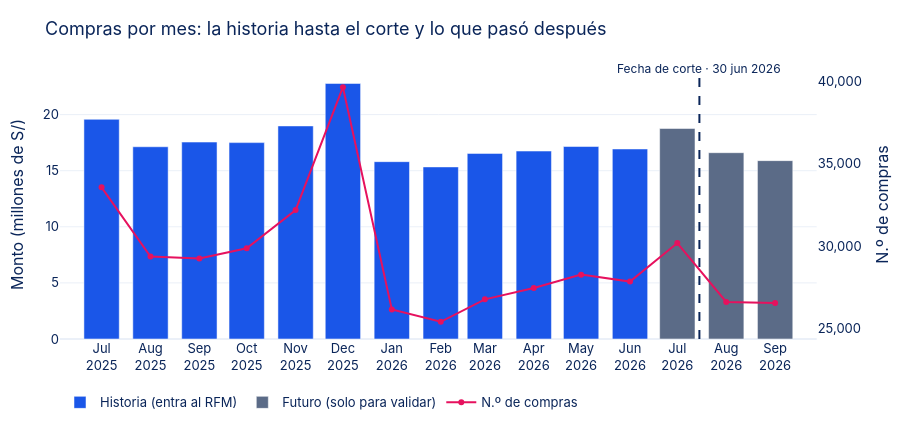
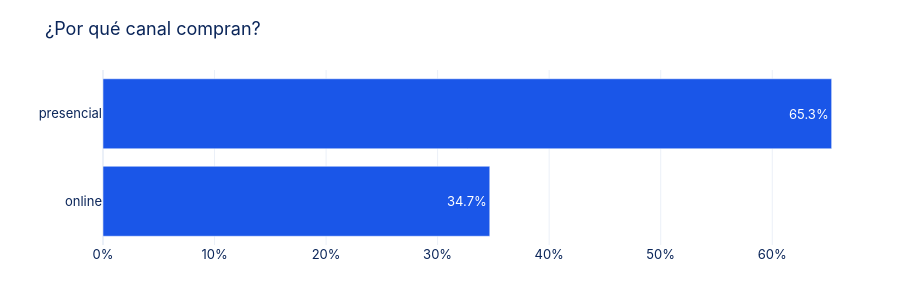

The code cell stored with these charts, in order, in its notebook:
### Markdown cell above
---
# Bloque A · Del transaccional al RFM  ·  25 min

### Demostración A.0 — Cómo se ve un año de compras

Antes de calcular nada, miramos las compras mes a mes. Fíjate en diciembre y en julio (gratificaciones y fiestas).

### Code cell
# ── DEMOSTRACIÓN A.0 ──────────────────────────────────────────────────
por_mes = tx.groupby(tx["fecha_hora"].dt.to_period("M")).agg(compras=("id_transaccion", "size"), monto=("monto", "sum"))
por_mes.index = por_mes.index.to_timestamp()
por_mes["etapa"] = np.where(por_mes.index <= CORTE, "Historia (entra al RFM)", "Futuro (solo para validar)")

fig = make_subplots(specs=[[{"secondary_y": True}]])
for etapa, color in [("Historia (entra al RFM)", BLUE), ("Futuro (solo para validar)", GRAY)]:
    d = por_mes[por_mes["etapa"] == etapa]
    fig.add_bar(x=d.index, y=d["monto"] / 1e6, name=etapa, marker_color=color,
                customdata=d[["compras"]], secondary_y=False,
                hovertemplate="<b>%{x|%b %Y}</b><br>Monto: S/ %{y:.2f} M<br>Compras: %{customdata[0]:,}<extra></extra>")
fig.add_scatter(x=por_mes.index, y=por_mes["compras"], name="N.º de compras", mode="lines+markers",
                line=dict(color=MAG, width=2), secondary_y=True,
                hovertemplate="%{y:,} compras<extra></extra>")
fig.add_vline(x=CORTE + pd.Timedelta(days=15), line_dash="dash", line_color=NAVY)
fig.add_annotation(x=CORTE + pd.Timedelta(days=15), y=1.04, yref="paper", text="Fecha de corte · 30 jun 2026",
                   showarrow=False, font=dict(color=NAVY, size=12))
fig.update_layout(title="Compras por mes: la historia hasta el corte y lo que pasó después",
                  height=430, hovermode="x unified", legend=dict(orientation="h", y=-0.18),
                  xaxis=dict(dtick="M1", tickformat="%b<br>%Y"))
fig.update_yaxes(title_text="Monto (millones de S/)", secondary_y=False)
fig.update_yaxes(title_text="N.º de compras", secondary_y=True, showgrid=False, tickformat=",.0f")
fig.show()

canal = tx["canal"].value_counts(normalize=True).rename_axis("canal").reset_index(name="share")
fig = px.bar(canal, x="share", y="canal", orientation="h", text="share", color_discrete_sequence=[BLUE],
             title="¿Por qué canal compran?")
fig.update_traces(texttemplate="%{text:.1%}", hovertemplate="%{y}: %{x:.1%}<extra></extra>")
fig.update_layout(height=300, xaxis=dict(tickformat=".0%", title=""), yaxis=dict(title="", categoryorder="total ascending"))
fig.show()

### Figure 1 — Plotly figure (JSON) as saved in the notebook; plotly's stock layout.template omitted (floating-point values rounded to 4 significant figures)
{"data": [{"customdata": [[33558], [29362], [29244], [29865], [32182], [39633], [26143], [25400], [26762], [27453], [28262], [27840]], "hovertemplate": "<b>%{x|%b %Y}</b><br>Monto: S/ %{y:.2f} M<br>Compras: %{customdata[0]:,}<extra></extra>", "marker": {"color": "#1A56E8"}, "name": "Historia (entra al RFM)", "type": "bar", "x": ["2025-07-01T00:00:00.000000", "2025-08-01T00:00:00.000000", "2025-09-01T00:00:00.000000", "2025-10-01T00:00:00.000000", "2025-11-01T00:00:00.000000", "2025-12-01T00:00:00.000000", "2026-01-01T00:00:00.000000", "2026-02-01T00:00:00.000000", "2026-03-01T00:00:00.000000", "2026-04-01T00:00:00.000000", "2026-05-01T00:00:00.000000", "2026-06-01T00:00:00.000000"], "xaxis": "x", "y": [19.58, 17.13, 17.55, 17.5, 18.99, 22.77, 15.8, 15.34, 16.54, 16.75, 17.15, 16.94], "yaxis": "y"}, {"customdata": [[30175], [26605], [26541]], "hovertemplate": "<b>%{x|%b %Y}</b><br>Monto: S/ %{y:.2f} M<br>Compras: %{customdata[0]:,}<extra></extra>", "marker": {"color": "#5B6B87"}, "name": "Futuro (solo para validar)", "type": "bar", "x": ["2026-07-01T00:00:00.000000", "2026-08-01T00:00:00.000000", "2026-09-01T00:00:00.000000"], "xaxis": "x", "y": [18.76, 16.6, 15.9], "yaxis": "y"}, {"hovertemplate": "%{y:,} compras<extra></extra>", "line": {"color": "#E6115E", "width": 2}, "mode": "lines+markers", "name": "N.º de compras", "type": "scatter", "x": ["2025-07-01T00:00:00.000000", "2025-08-01T00:00:00.000000", "2025-09-01T00:00:00.000000", "2025-10-01T00:00:00.000000", "2025-11-01T00:00:00.000000", "2025-12-01T00:00:00.000000", "2026-01-01T00:00:00.000000", "2026-02-01T00:00:00.000000", "2026-03-01T00:00:00.000000", "2026-04-01T00:00:00.000000", "2026-05-01T00:00:00.000000", "2026-06-01T00:00:00.000000", "2026-07-01T00:00:00.000000", "2026-08-01T00:00:00.000000", "2026-09-01T00:00:00.000000"], "xaxis": "x", "y": [33558, 29362, 29244, 29865, 32182, 39633, 26143, 25400, 26762, 27453, 28262, 27840, 30175, 26605, 26541], "yaxis": "y2"}], "layout": {"annotations": [{"font": {"color": "#0A2559", "size": 12}, "showarrow": false, "text": "Fecha de corte · 30 jun 2026", "x": "2026-07-15T00:00:00", "y": 1.04, "yref": "paper"}], "height": 430, "hovermode": "x unified", "legend": {"orientation": "h", "y": -0.18}, "shapes": [{"line": {"color": "#0A2559", "dash": "dash"}, "type": "line", "x0": "2026-07-15T00:00:00", "x1": "2026-07-15T00:00:00", "xref": "x", "y0": 0, "y1": 1, "yref": "y domain"}], "title": {"text": "Compras por mes: la historia hasta el corte y lo que pasó después"}, "xaxis": {"anchor": "y", "domain": [0, 0.94], "dtick": "M1", "tickformat": "%b<br>%Y"}, "yaxis": {"anchor": "x", "domain": [0, 1], "title": {"text": "Monto (millones de S/)"}}, "yaxis2": {"anchor": "x", "overlaying": "y", "showgrid": false, "side": "right", "tickformat": ",.0f", "title": {"text": "N.º de compras"}}}}

### Figure 2 — Plotly figure (JSON) as saved in the notebook; plotly's stock layout.template omitted (floating-point values rounded to 4 significant figures)
{"data": [{"hovertemplate": "%{y}: %{x:.1%}<extra></extra>", "legendgroup": "", "marker": {"color": "#1A56E8", "pattern": {"shape": ""}}, "name": "", "orientation": "h", "showlegend": false, "text": [0.6533, 0.3467], "textposition": "auto", "texttemplate": "%{text:.1%}", "type": "bar", "x": [0.6533, 0.3467], "xaxis": "x", "y": ["presencial", "online"], "yaxis": "y"}], "layout": {"barmode": "relative", "height": 300, "legend": {"tracegroupgap": 0}, "title": {"text": "¿Por qué canal compran?"}, "xaxis": {"anchor": "y", "domain": [0, 1], "tickformat": ".0%", "title": {"text": ""}}, "yaxis": {"anchor": "x", "categoryorder": "total ascending", "domain": [0, 1], "title": {"text": ""}}}}
